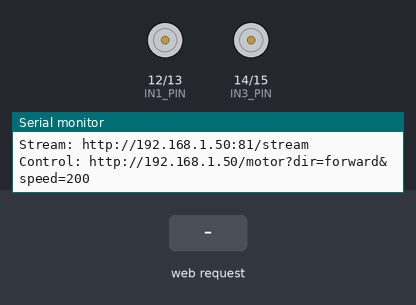
This sketch was run on a simulated ESP32. Shown: motor-driver pin pairs drawn as motors (green arrow = first pin HIGH = forward, orange = second pin HIGH = backward, longer = more drive, scaled by the enable pin), the last lines printed to the serial monitor. The test bench sets the inputs (shaded band). WiFi joins after 1.5 s; servers stay silent unless stated; random numbers use the default seed unless the sketch sets one; no MQTT or app messages arrive unless stated; the camera gives no picture.

Above: at 4.6 s.
4.7 s: HTTP request GET /motor?dir=forward received
At 5.3 s:
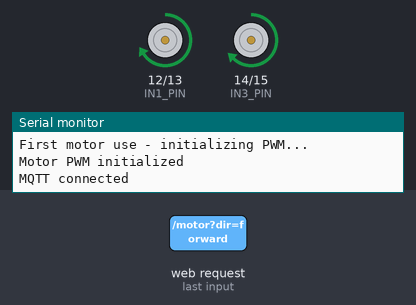
7.0 s: HTTP request GET /motor?dir=back received
At 7.6 s:
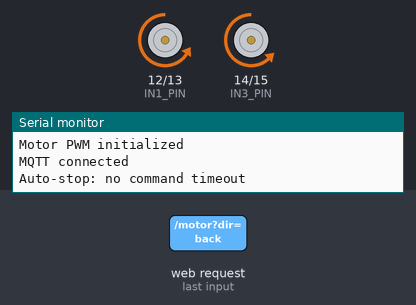
9.3 s: HTTP request GET /motor?dir=left received
At 9.9 s:
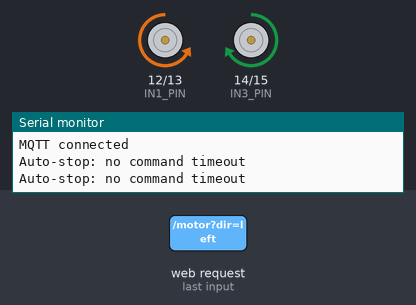
11.6 s: HTTP request GET /motor?dir=right received
At 12.2 s:
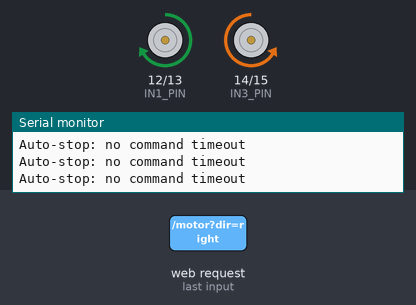
Timing chart, 0 to 14.6 s (numbered marks = the images above; inputs shaded):
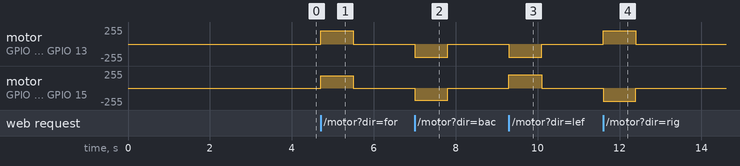

The sketch:

esp32cam_dogbot.ino
```cpp
/*
 * DogBot Recon System - ESP32-CAM Firmware
 * MJPEG streaming + L293D motor control
 * Board: AI-Thinker ESP32-CAM
 */

#include "esp_camera.h"
#include "esp_system.h"
#include <WiFi.h>
#include <WebServer.h>
#include <WiFiClientSecure.h>
#include <PubSubClient.h>

// ==================== WiFi Config ====================
const char* ssid = "mini_bot";
const char* password = "bot12345";

// ==================== MQTT Config ====================
const char* mqtt_server   = "218a9f2b6e644efcba373298c08a6588.s1.eu.hivemq.cloud";   // e.g. broker.hivemq.com
const int   mqtt_port     = 8883;
const char* mqtt_user     = "VJ-DOG-BOT";
const char* mqtt_pass     = "Dog-Bot123";

// MQTT Topics
const char* TOPIC_CMD_MOTOR  = "dogbot/cmd/motor";
const char* TOPIC_STATUS     = "dogbot/status";
const char* TOPIC_HEARTBEAT  = "dogbot/heartbeat";

// ==================== AI-Thinker ESP32-CAM Pins ====================
#define PWDN_GPIO_NUM     32
#define RESET_GPIO_NUM    -1
#define XCLK_GPIO_NUM      0
#define SIOD_GPIO_NUM     26
#define SIOC_GPIO_NUM     27
#define Y9_GPIO_NUM       35
#define Y8_GPIO_NUM       34
#define Y7_GPIO_NUM       39
#define Y6_GPIO_NUM       36
#define Y5_GPIO_NUM       21
#define Y4_GPIO_NUM       19
#define Y3_GPIO_NUM       18
#define Y2_GPIO_NUM        5
#define VSYNC_GPIO_NUM    25
#define HREF_GPIO_NUM     23
#define PCLK_GPIO_NUM     22

// ==================== L298N Motor Driver Pins ====================
// L298N module with PWM speed control via ENABLE pins
// IMPORTANT: Remove both ENABLE jumpers on L298N module to enable PWM control
// ESP32-CAM left header (top→bottom): 5V, GND, IO12, IO13, IO15, IO14, IO2, IO4
// Motor A = Left motors (IN1, IN2, ENABLE A)
// Motor B = Right motors (IN3, IN4, ENABLE B)

// Direction Control Pins
#define IN1_PIN    12  // Direction - Left motors (Motor A Input 1)
#define IN2_PIN    13  // Direction - Left motors (Motor A Input 2)
#define IN3_PIN    14  // Direction - Right motors (Motor B Input 3)
#define IN4_PIN    15  // Direction - Right motors (Motor B Input 4)

// PWM Speed Control Pins (ENABLE pins)
#define ENA_PIN     2  // PWM Speed - Left motors (Motor A Enable)
#define ENB_PIN     4  // PWM Speed - Right motors (Motor B Enable)

// PWM Configuration
#define PWM_FREQ      1000   // 1 kHz PWM frequency (suitable for DC motors)
#define PWM_RESOLUTION  8    // 8-bit resolution (0-255)
#define PWM_CHANNEL_A   0    // LEDC channel for Motor A
#define PWM_CHANNEL_B   1    // LEDC channel for Motor B

// ==================== Servers ====================
WebServer controlServer(80);
WiFiServer streamServer(81);

// ==================== MQTT ====================
WiFiClientSecure mqttWifiClient;
PubSubClient mqttClient(mqttWifiClient);
unsigned long mqttLastReconnectAttempt = 0;
unsigned long mqttLastStatusPublish = 0;
unsigned long mqttLastHeartbeat = 0;
bool mqttEnabled = false;

// Motor balance trim — compensates hardware drift when going straight.
// If bot drifts RIGHT: right motor is overpowered → reduce it (positive MOTOR_TRIM).
// If bot drifts LEFT:  left motor is overpowered → use negative MOTOR_TRIM.
// Tune: start at 15, drive 2m straight, adjust ±5 per ~5cm of drift.
const int MOTOR_TRIM = 15;

// Motor state
String currentMotorState = "stop";
unsigned long motorLastCmd = 0;
int currentSpeed = 100;  // Current motor speed (0-255)
bool motorPWMInitialized = false;  // Track if PWM has been set up

// ==================== Motor Functions ====================
// L298N module with PWM speed control via ENABLE pins
// IMPORTANT: Remove ENABLE jumpers on L298N module before use

void motorSetup() {
  Serial.println("Starting motor setup...");

  // Configure direction control pins
  pinMode(IN1_PIN, OUTPUT);
  pinMode(IN2_PIN, OUTPUT);
  pinMode(IN3_PIN, OUTPUT);
  pinMode(IN4_PIN, OUTPUT);
  Serial.println("Direction pins configured");

  // Initialize with motors stopped (no PWM setup yet to avoid conflicts)
  digitalWrite(IN1_PIN, LOW);
  digitalWrite(IN2_PIN, LOW);
  digitalWrite(IN3_PIN, LOW);
  digitalWrite(IN4_PIN, LOW);

  // Configure PWM AFTER WiFi is started to avoid initialization conflicts
  // Will be done in loop() on first motor command
  Serial.println("Motor pins initialized (PWM will be configured on first use)");
}

// Initialize PWM on first motor use (lazy initialization)
void ensureMotorPWMInitialized() {
  if (!motorPWMInitialized) {
    Serial.println("First motor use - initializing PWM...");
    ledcAttach(ENA_PIN, PWM_FREQ, PWM_RESOLUTION);  // Motor A (Left)
    ledcAttach(ENB_PIN, PWM_FREQ, PWM_RESOLUTION);  // Motor B (Right)
    motorPWMInitialized = true;
    Serial.println("Motor PWM initialized");
  }
}

// Set Motor A speed (0-255)
void motorASpeed(int speed) {
  ensureMotorPWMInitialized();
  speed = constrain(speed, 0, 255);
  ledcWrite(ENA_PIN, speed);
}

// Set Motor B speed (0-255)
void motorBSpeed(int speed) {
  ensureMotorPWMInitialized();
  speed = constrain(speed, 0, 255);
  ledcWrite(ENB_PIN, speed);
}

// Motor A = Left motors (IN1, IN2, ENA)
void motorA(bool forward, int speed) {
  digitalWrite(IN1_PIN, forward ? HIGH : LOW);
  digitalWrite(IN2_PIN, forward ? LOW : HIGH);
  motorASpeed(speed);
}

// Motor B = Right motors (IN3, IN4, ENB)
void motorB(bool forward, int speed) {
  digitalWrite(IN3_PIN, forward ? HIGH : LOW);
  digitalWrite(IN4_PIN, forward ? LOW : HIGH);
  motorBSpeed(speed);
}

void motorStop() {
  // Stop by setting speed to 0 (keeps direction pins as-is)
  motorASpeed(0);
  motorBSpeed(0);
  // Also set direction pins LOW for safety
  digitalWrite(IN1_PIN, LOW);
  digitalWrite(IN2_PIN, LOW);
  digitalWrite(IN3_PIN, LOW);
  digitalWrite(IN4_PIN, LOW);
  currentMotorState = "stop";
}

void motorForward(int speed) {
  // Apply trim: reduce right motor (B) to correct rightward drift
  motorA(true, speed);
  motorB(true, constrain(speed - MOTOR_TRIM, 0, 255));
  currentMotorState = "forward";
  currentSpeed = speed;
}

void motorBack(int speed) {
  // Apply trim: reduce right motor (B) to correct rightward drift
  motorA(false, speed);
  motorB(false, constrain(speed - MOTOR_TRIM, 0, 255));
  currentMotorState = "back";
  currentSpeed = speed;
}

void motorLeft(int speed) {
  // Tank turn: A backward, B forward
  motorA(false, speed);
  motorB(true, speed);
  currentMotorState = "left";
  currentSpeed = speed;
}

void motorRight(int speed) {
  // Tank turn: A forward, B backward
  motorA(true, speed);
  motorB(false, speed);
  currentMotorState = "right";
  currentSpeed = speed;
}

// ==================== MQTT Functions ====================
void mqttCallback(char* topic, byte* payload, unsigned int length) {
  String msg;
  for (unsigned int i = 0; i < length; i++) {
    msg += (char)payload[i];
  }

  if (String(topic) == TOPIC_CMD_MOTOR) {
    // Parse JSON: {"dir":"forward", "speed":200}
    int dirStart = msg.indexOf("\"dir\":\"");
    if (dirStart == -1) return;
    dirStart += 7;
    int dirEnd = msg.indexOf("\"", dirStart);
    if (dirEnd == -1) return;
    String dir = msg.substring(dirStart, dirEnd);
    dir.toLowerCase();

    // Parse speed parameter (default 200 if not specified)
    int speed = 200;
    int speedStart = msg.indexOf("\"speed\":");
    if (speedStart != -1) {
      speedStart += 8;
      int speedEnd = msg.indexOf(",", speedStart);
      if (speedEnd == -1) speedEnd = msg.indexOf("}", speedStart);
      if (speedEnd != -1) {
        String speedStr = msg.substring(speedStart, speedEnd);
        speedStr.trim();
        speed = speedStr.toInt();
        speed = constrain(speed, 0, 255);
      }
    }

    if (dir == "forward")     motorForward(speed);
    else if (dir == "back")   motorBack(speed);
    else if (dir == "left")   motorLeft(speed);
    else if (dir == "right")  motorRight(speed);
    else if (dir == "stop")   motorStop();
    else return;

    motorLastCmd = millis();
    Serial.printf("MQTT motor: %s (speed: %d)\n", dir.c_str(), speed);
  }
}

bool mqttReconnect() {
  String clientId = "dogbot-esp32-" + String(random(0xffff), HEX);
  if (mqttClient.connect(clientId.c_str(), mqtt_user, mqtt_pass)) {
    Serial.println("MQTT connected");
    mqttClient.subscribe(TOPIC_CMD_MOTOR, 1);
    return true;
  }
  Serial.printf("MQTT connect failed, rc=%d\n", mqttClient.state());
  return false;
}

void mqttPublishStatus() {
  if (!mqttClient.connected()) return;

  long rssi = WiFi.RSSI();
  unsigned long uptime = millis() / 1000;

  String json = "{";
  json += "\"rssi\":" + String(rssi) + ",";
  json += "\"uptime\":" + String(uptime) + ",";
  json += "\"motor\":\"" + currentMotorState + "\",";
  json += "\"speed\":" + String(currentSpeed) + ",";
  json += "\"ip\":\"" + WiFi.localIP().toString() + "\",";
  json += "\"mqtt\":true,";
  json += "\"driver\":\"L298N\"";
  json += "}";

  mqttClient.publish(TOPIC_STATUS, json.c_str());
}

void mqttPublishHeartbeat() {
  if (!mqttClient.connected()) return;
  mqttClient.publish(TOPIC_HEARTBEAT, "{\"alive\":true}");
}

// ==================== HTTP Handlers ====================
void handleMotor() {
  controlServer.sendHeader("Access-Control-Allow-Origin", "*");

  if (!controlServer.hasArg("dir")) {
    controlServer.send(400, "application/json", "{\"error\":\"missing dir param\"}");
    return;
  }

  String dir = controlServer.arg("dir");
  dir.toLowerCase();

  // Parse speed parameter (default 200 if not specified)
  int speed = 200;
  if (controlServer.hasArg("speed")) {
    speed = controlServer.arg("speed").toInt();
    speed = constrain(speed, 0, 255);
  }

  if (dir == "forward")     motorForward(speed);
  else if (dir == "back")   motorBack(speed);
  else if (dir == "left")   motorLeft(speed);
  else if (dir == "right")  motorRight(speed);
  else if (dir == "stop")   motorStop();
  else {
    controlServer.send(400, "application/json", "{\"error\":\"invalid direction\"}");
    return;
  }

  motorLastCmd = millis();
  controlServer.send(200, "application/json",
    "{\"status\":\"ok\",\"direction\":\"" + dir + "\",\"speed\":" + String(speed) + "}");
}

void handleStatus() {
  controlServer.sendHeader("Access-Control-Allow-Origin", "*");

  long rssi = WiFi.RSSI();
  unsigned long uptime = millis() / 1000;

  String json = "{";
  json += "\"rssi\":" + String(rssi) + ",";
  json += "\"uptime\":" + String(uptime) + ",";
  json += "\"motor\":\"" + currentMotorState + "\",";
  json += "\"speed\":" + String(currentSpeed) + ",";
  json += "\"ip\":\"" + WiFi.localIP().toString() + "\",";
  json += "\"mqtt_connected\":" + String(mqttClient.connected() ? "true" : "false") + ",";
  json += "\"driver\":\"L298N\"";
  json += "}";

  controlServer.send(200, "application/json", json);
}

void handleRoot() {
  controlServer.sendHeader("Access-Control-Allow-Origin", "*");
  controlServer.send(200, "text/html",
    "<h1>DogBot ESP32-CAM</h1>"
    "<p><strong>L298N Motor Driver with PWM Speed Control</strong></p>"
    "<p>Stream: <a href='http://" + WiFi.localIP().toString() + ":81/stream'>MJPEG</a></p>"
    "<p>Motor: /motor?dir=forward|back|left|right|stop&speed=0-255</p>"
    "<p>Status: /status</p>"
    "<p>MQTT: " + String(mqttClient.connected() ? "Connected" : "Disconnected") + "</p>"
    "<p style='color:#888; font-size:12px;'>Example: /motor?dir=forward&speed=150</p>");
}

// ==================== MJPEG Stream ====================
void streamTask(void* pvParameters) {
  WiFiClient client;

  while (true) {
    client = streamServer.available();
    if (client) {
      String request = client.readStringUntil('\r');
      client.flush();

      client.println("HTTP/1.1 200 OK");
      client.println("Content-Type: multipart/x-mixed-replace; boundary=frame");
      client.println("Access-Control-Allow-Origin: *");
      client.println("Cache-Control: no-cache");
      client.println("Connection: keep-alive");
      client.println();

      while (client.connected()) {
        camera_fb_t* fb = esp_camera_fb_get();
        if (!fb) {
          Serial.println("Camera capture failed");
          delay(100);
          continue;
        }

        client.printf("--frame\r\n");
        client.printf("Content-Type: image/jpeg\r\n");
        client.printf("Content-Length: %u\r\n\r\n", fb->len);
        client.write(fb->buf, fb->len);
        client.printf("\r\n");

        esp_camera_fb_return(fb);

        if (!client.connected()) break;
        delay(33); // ~30 FPS target
      }

      client.stop();
    }
    delay(10);
  }
}

// ==================== Camera Init ====================
bool cameraInit() {
  camera_config_t config;
  config.ledc_channel = LEDC_CHANNEL_2;
  config.ledc_timer = LEDC_TIMER_1;
  config.pin_d0 = Y2_GPIO_NUM;
  config.pin_d1 = Y3_GPIO_NUM;
  config.pin_d2 = Y4_GPIO_NUM;
  config.pin_d3 = Y5_GPIO_NUM;
  config.pin_d4 = Y6_GPIO_NUM;
  config.pin_d5 = Y7_GPIO_NUM;
  config.pin_d6 = Y8_GPIO_NUM;
  config.pin_d7 = Y9_GPIO_NUM;
  config.pin_xclk = XCLK_GPIO_NUM;
  config.pin_pclk = PCLK_GPIO_NUM;
  config.pin_vsync = VSYNC_GPIO_NUM;
  config.pin_href = HREF_GPIO_NUM;
  config.pin_sccb_sda = SIOD_GPIO_NUM;
  config.pin_sccb_scl = SIOC_GPIO_NUM;
  config.pin_pwdn = PWDN_GPIO_NUM;
  config.pin_reset = RESET_GPIO_NUM;
  config.xclk_freq_hz = 20000000;
  config.pixel_format = PIXFORMAT_JPEG;

  // Check if PSRAM is available
  if (psramFound()) {
    Serial.println("PSRAM found - using high quality settings");
    config.frame_size = FRAMESIZE_VGA;   // 640x480
    config.jpeg_quality = 12;
    config.fb_count = 2;
    config.fb_location = CAMERA_FB_IN_PSRAM;
  } else {
    Serial.println("WARNING: PSRAM not found - using low quality settings");
    config.frame_size = FRAMESIZE_SVGA;  // 800x600 (lower than VGA for memory)
    config.jpeg_quality = 16;
    config.fb_count = 1;
    config.fb_location = CAMERA_FB_IN_DRAM;
  }

  config.grab_mode = CAMERA_GRAB_LATEST;

  esp_err_t err = esp_camera_init(&config);
  if (err != ESP_OK) {
    Serial.printf("Camera init failed: 0x%x\n", err);
    return false;
  }

  // Adjust sensor settings
  sensor_t* s = esp_camera_sensor_get();
  s->set_brightness(s, 1);
  s->set_saturation(s, -1);
  s->set_whitebal(s, 1);
  s->set_awb_gain(s, 1);

  return true;
}

// ==================== Setup ====================
void setup() {
  Serial.begin(115200);
  delay(1000);  // Give serial time to stabilize
  Serial.println("\n=== DogBot Recon System ===");

  // Check reset reason
  esp_reset_reason_t reason = esp_reset_reason();
  Serial.print("Reset reason: ");
  Serial.println(reason);
  if (reason == ESP_RST_BROWNOUT) {
    Serial.println("⚠️ WARNING: Brownout detected! Power supply insufficient!");
  }

  // Init camera
  if (!cameraInit()) {
    Serial.println("FATAL: Camera init failed!");
    while (true) delay(1000);
  }
  Serial.println("Camera: OK");

  // Init motors
  Serial.println("\n--- Starting Motor Initialization ---");
  motorSetup();
  Serial.println("Motors: OK");
  Serial.flush();  // Force output before continuing

  // Small delay to stabilize power after motor init
  Serial.println("Waiting for power stabilization...");
  Serial.flush();
  delay(500);

  Serial.println("Starting WiFi setup...");
  Serial.flush();

  // Connect WiFi
  Serial.println("Calling WiFi.mode(WIFI_STA)...");
  Serial.flush();
  WiFi.mode(WIFI_STA);

  Serial.println("WiFi mode set to STA");
  Serial.flush();
  delay(100);

  Serial.println("Calling WiFi.begin()...");
  Serial.flush();
  WiFi.begin(ssid, password);

  Serial.print("WiFi connecting");
  Serial.flush();
  int attempts = 0;
  while (WiFi.status() != WL_CONNECTED && attempts < 30) {
    delay(500);
    Serial.print(".");
    attempts++;
  }

  if (WiFi.status() != WL_CONNECTED) {
    Serial.println("\nFATAL: WiFi connection failed!");
    while (true) delay(1000);
  }

  Serial.println("\nWiFi: OK");
  Serial.print("IP: ");
  Serial.println(WiFi.localIP());

  // Setup HTTP routes
  controlServer.on("/", handleRoot);
  controlServer.on("/motor", handleMotor);
  controlServer.on("/status", handleStatus);
  controlServer.begin();
  Serial.println("Control server: port 80");

  // Start MJPEG stream server
  streamServer.begin();
  Serial.println("Stream server: port 81");

  // Run stream on core 0
  xTaskCreatePinnedToCore(streamTask, "stream", 8192, NULL, 1, NULL, 0);

  // Setup MQTT (only if configured)
  if (String(mqtt_server) != "YOUR_MQTT_BROKER" && strlen(mqtt_server) > 0) {
    mqttEnabled = true;
    mqttWifiClient.setInsecure();  // Skip cert validation (use setCACert for production)
    mqttClient.setServer(mqtt_server, mqtt_port);
    mqttClient.setCallback(mqttCallback);
    mqttClient.setBufferSize(512);
    Serial.println("MQTT: configured");
  } else {
    Serial.println("MQTT: not configured, skipping");
  }

  Serial.println("=== DogBot Ready ===");
  Serial.println("Motor Driver: L298N with PWM speed control");
  Serial.printf("Stream: http://%s:81/stream\n", WiFi.localIP().toString().c_str());
  Serial.printf("Control: http://%s/motor?dir=forward&speed=200\n", WiFi.localIP().toString().c_str());
}

// ==================== Loop ====================
void loop() {
  controlServer.handleClient();

  // MQTT handling
  if (mqttEnabled) {
    if (!mqttClient.connected()) {
      unsigned long now = millis();
      if (now - mqttLastReconnectAttempt > 5000) {
        mqttLastReconnectAttempt = now;
        mqttReconnect();
      }
    } else {
      mqttClient.loop();

      // Publish status every 5 seconds
      unsigned long now = millis();
      if (now - mqttLastStatusPublish > 5000) {
        mqttLastStatusPublish = now;
        mqttPublishStatus();
      }

      // Publish heartbeat every 3 seconds
      if (now - mqttLastHeartbeat > 3000) {
        mqttLastHeartbeat = now;
        mqttPublishHeartbeat();
      }
    }
  }

  // Auto-stop safety: stop motors if no command for 800ms
  // Reduced from 2000ms to work with backend command deduplication
  if (currentMotorState != "stop" && (millis() - motorLastCmd > 800)) {
    motorStop();
    Serial.println("Auto-stop: no command timeout");
  }

  delay(1);
}
```

Measured:
- after the input at 4.7 s, motor on GPIO 12 (IN1_PIN) / GPIO 13 (IN2_PIN): stopped → forward 199/255 at once, → stopped 0.80 s later; motor on GPIO 14 (IN3_PIN) / GPIO 15 (IN4_PIN): stopped → forward 184/255 at once, → stopped 0.80 s later
- after the input at 7.0 s, motor on GPIO 12 (IN1_PIN) / GPIO 13 (IN2_PIN): stopped → backward 199/255 at once, → stopped 0.80 s later; motor on GPIO 14 (IN3_PIN) / GPIO 15 (IN4_PIN): stopped → backward 184/255 at once, → stopped 0.80 s later
- after the input at 9.3 s, motor on GPIO 12 (IN1_PIN) / GPIO 13 (IN2_PIN): stopped → backward 199/255 at once, → stopped 0.80 s later; motor on GPIO 14 (IN3_PIN) / GPIO 15 (IN4_PIN): stopped → forward 199/255 at once, → stopped 0.80 s later
- after the input at 11.6 s, motor on GPIO 12 (IN1_PIN) / GPIO 13 (IN2_PIN): stopped → forward 199/255 at once, → stopped 0.80 s later; motor on GPIO 14 (IN3_PIN) / GPIO 15 (IN4_PIN): stopped → backward 199/255 at once, → stopped 0.80 s later
